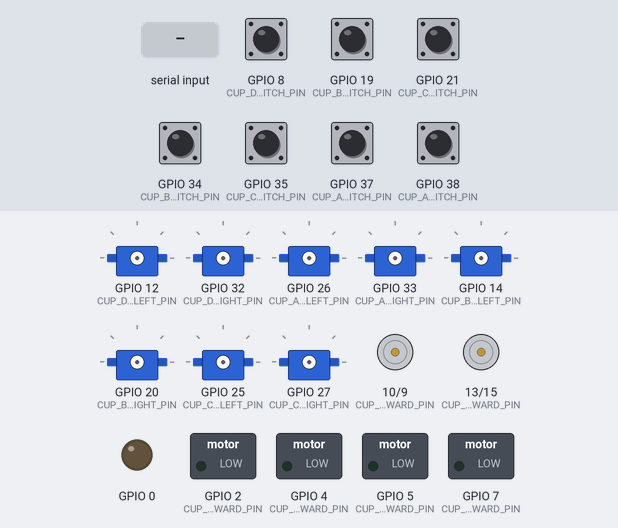
The program below on a simulated ESP32. On the bench: 8 × servo, motor-driver pin pairs drawn as motors (green arrow = first pin HIGH = forward, orange = second pin HIGH = backward, longer = more drive), switched loads named in the program (green lamp = pin HIGH), output pins drawn as LEDs (lit = HIGH). The inputs (shaded band) are chosen by the test bench; at power-on: GPIO 8 (CUP_D_RETRACT_LIMIT_SWITCH_PIN), GPIO 19 (CUP_B_EXTEND_LIMIT_SWITCH_PIN), GPIO 21 (CUP_C_EXTEND_LIMIT_SWITCH_PIN), GPIO 34 (CUP_B_RETRACT_LIMIT_SWITCH_PIN), GPIO 35 (CUP_C_RETRACT_LIMIT_SWITCH_PIN), GPIO 37 (CUP_A_EXTEND_LIMIT_SWITCH_PIN), GPIO 38 (CUP_A_RETRACT_LIMIT_SWITCH_PIN) LOW. Servo pulses on a pin are drawn as a servo (544–2400 µs = 0–180°).

Above: at 1.2 s.
1.3 s: "cupd\n" received over the second serial link
At 1.6 s:
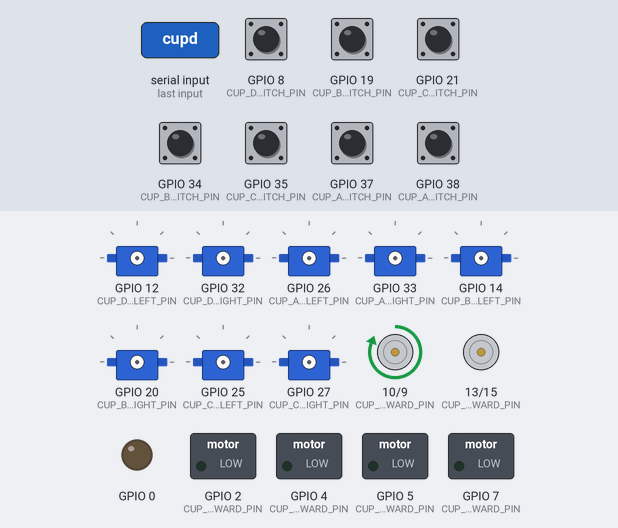
4.3 s: GPIO 8 (CUP_D_RETRACT_LIMIT_SWITCH_PIN) pulled HIGH for 0.15 s
At 5.6 s:
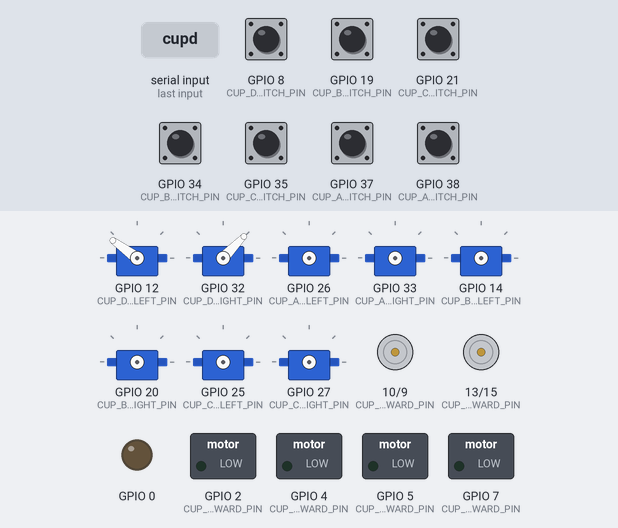
5.9 s: "cupa\n" received over the second serial link
At 8.1 s:
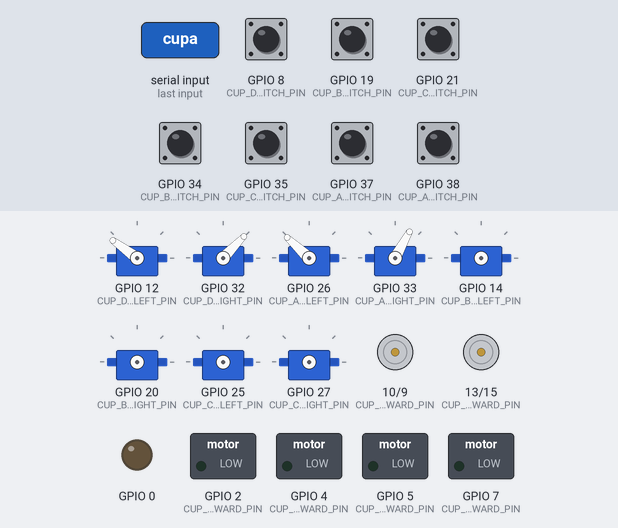
8.4 s: "cupb\n" received over the second serial link
At 10.3 s:
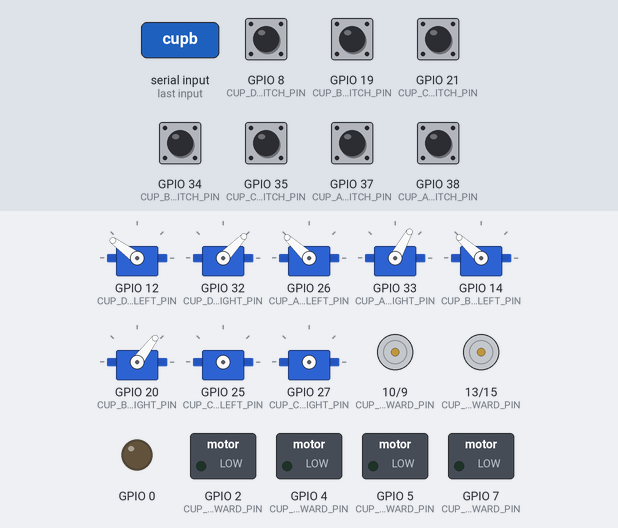
10.9 s: "cupc\n" received over the second serial link
At 13.1 s:
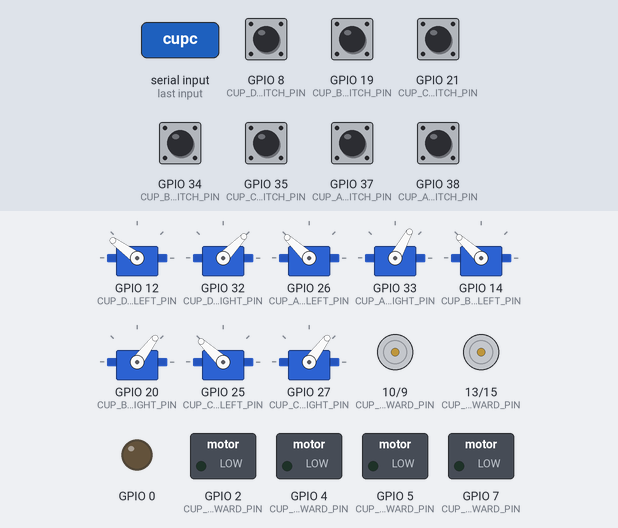
13.4 s: "cupa\n" received over the second serial link
At 14.2 s:
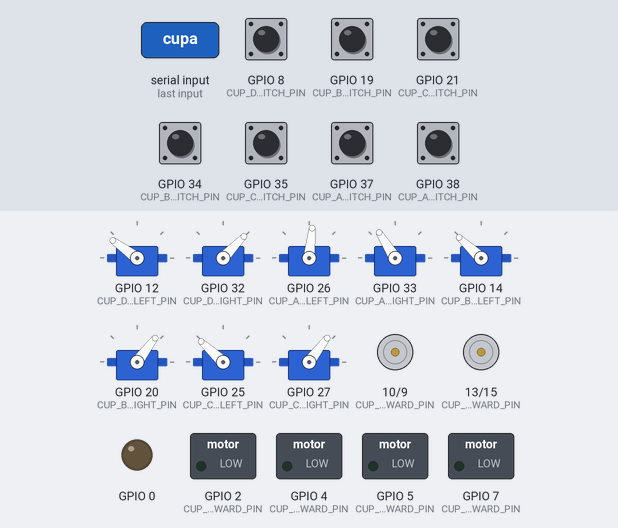
Timing chart, 0 to 16.4 s (numbered marks = the images above; inputs shaded):
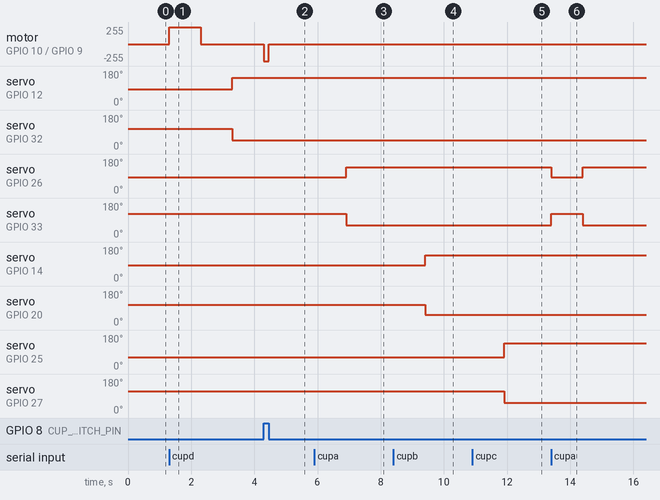

The program:

main.cpp
```cpp
#include <Arduino.h>
#include "esp1_uart.h"
#include "pinout.h"
#include "driver/ledc.h"
#include "driver/ledc.h"

String command = "";

void setup() {
  // set 'always up pins' to LOW
  pinMode(15, OUTPUT);
  pinMode(0, OUTPUT);
  pinMode(12, OUTPUT);
  digitalWrite(15, LOW);
  digitalWrite(0, LOW);
  digitalWrite(12, LOW);

  esp1UartSetup();
}

void loop() {

  command = esp1UartReceive();
  String lowerCommand = command;
  lowerCommand.toLowerCase();

  if (lowerCommand.indexOf("cupa") != -1) {
    esp1UartSend("Cup A command received");

    pinMode(CUP_A_EXTEND_LIMIT_SWITCH_PIN, INPUT);
    pinMode(CUP_A_RETRACT_LIMIT_SWITCH_PIN, INPUT);
    pinMode(CUP_A_MOTOR_FORWARD_PIN, OUTPUT);
    pinMode(CUP_A_MOTOR_BACKWARD_PIN, OUTPUT);
    pinMode(CUP_A_SERVO_LEFT_PIN, OUTPUT);
    pinMode(CUP_A_SERVO_RIGHT_PIN, OUTPUT);

    ledcSetup(2, 50, 8); // left servo
    ledcSetup(3, 50, 8); // right servo

    ledcAttachPin(CUP_A_SERVO_LEFT_PIN, 2);
    ledcAttachPin(CUP_A_SERVO_RIGHT_PIN, 3);

    // Extend cup A
    digitalWrite(CUP_A_MOTOR_FORWARD_PIN, HIGH);
    while(digitalRead(CUP_A_EXTEND_LIMIT_SWITCH_PIN) == HIGH) {
      // wait for limit switch to be triggered
      delay(10);
    }
    digitalWrite(CUP_A_MOTOR_FORWARD_PIN, LOW);

    // Open Cup A
    ledcWrite(2, 18); // cup A left servo, set to 20 for open, 25 for close
    ledcWrite(3, 23); // cup A right servo, set to 21 for open, 15 for close
    delay(1000);

    // Close Cup A
    ledcWrite(2, 25); // cup A left servo, set to 20 for open, 25 for close
    ledcWrite(3, 15); // cup A right servo, set to 21 for open, 15 for close
    delay(1000);

    // Retract cup A
    digitalWrite(CUP_A_MOTOR_BACKWARD_PIN, HIGH);
    while(digitalRead(CUP_A_RETRACT_LIMIT_SWITCH_PIN) == HIGH) {
      delay(10);
    }
    digitalWrite(CUP_A_MOTOR_BACKWARD_PIN, LOW);

  } else if (lowerCommand.indexOf("cupb") != -1) {
    esp1UartSend("Cup B command received");

    pinMode(CUP_B_EXTEND_LIMIT_SWITCH_PIN, INPUT);
    pinMode(CUP_B_RETRACT_LIMIT_SWITCH_PIN, INPUT);
    pinMode(CUP_B_MOTOR_FORWARD_PIN, OUTPUT);
    pinMode(CUP_B_MOTOR_BACKWARD_PIN, OUTPUT);
    pinMode(CUP_B_SERVO_LEFT_PIN, OUTPUT);
    pinMode(CUP_B_SERVO_RIGHT_PIN, OUTPUT);

    ledcSetup(6, 50, 8); // left servo
    ledcSetup(7, 50, 8); // right servo

    ledcAttachPin(CUP_B_SERVO_LEFT_PIN, 6);
    ledcAttachPin(CUP_B_SERVO_RIGHT_PIN, 7);

    // Extend cup B
    digitalWrite(CUP_B_MOTOR_FORWARD_PIN, HIGH);
    while(digitalRead(CUP_B_EXTEND_LIMIT_SWITCH_PIN) == HIGH) {
      // wait for limit switch to be triggered
      delay(10);
    }
    digitalWrite(CUP_B_MOTOR_FORWARD_PIN, LOW);

    // Open Cup B
    ledcWrite(6, 18); // cup B left servo, set to 20 for open, 25 for close
    ledcWrite(7, 21); // cup B right servo, set to 19 for open, 14 for close
    delay(1000);

    // Close Cup B
    ledcWrite(6, 25); // cup B left servo, set to 20 for open, 25 for close
    ledcWrite(7, 14); // cup B right servo, set to 19 for open, 14 for close
    delay(1000);

    // Retract cup B
    digitalWrite(CUP_B_MOTOR_BACKWARD_PIN, HIGH);
    while(digitalRead(CUP_B_RETRACT_LIMIT_SWITCH_PIN) == HIGH) {
      // wait for limit switch to be triggered
      delay(10);
    }
    digitalWrite(CUP_B_MOTOR_BACKWARD_PIN, LOW);

  } else if (lowerCommand.indexOf("cupc") != -1) {
    esp1UartSend("Cup C command received");

    pinMode(CUP_C_EXTEND_LIMIT_SWITCH_PIN, INPUT);
    pinMode(CUP_C_RETRACT_LIMIT_SWITCH_PIN, INPUT);
    pinMode(CUP_C_MOTOR_FORWARD_PIN, OUTPUT);
    pinMode(CUP_C_MOTOR_BACKWARD_PIN, OUTPUT);
    pinMode(CUP_C_SERVO_LEFT_PIN, OUTPUT);
    pinMode(CUP_C_SERVO_RIGHT_PIN, OUTPUT);

    ledcSetup(10, 50, 8); // left servo
    ledcSetup(11, 50, 8); // right servo

    ledcAttachPin(CUP_C_SERVO_LEFT_PIN, 10);
    ledcAttachPin(CUP_C_SERVO_RIGHT_PIN, 11);

    // Extend cup C
    digitalWrite(CUP_C_MOTOR_FORWARD_PIN, HIGH);
    while(digitalRead(CUP_C_EXTEND_LIMIT_SWITCH_PIN) == HIGH) {
      delay(10);
    }
    digitalWrite(CUP_C_MOTOR_FORWARD_PIN, LOW);

    // Open Cup C
    ledcWrite(10, 15); // cup C left servo, set to 17 for open, 25 for close
    ledcWrite(11, 22); // cup C right servo, set to 20 for open, 14.5 for close
    delay(1000);

    // Close Cup C
    ledcWrite(10, 25); // cup C left servo, set to 17 for open, 25 for close
    ledcWrite(11, 14.5); // cup C right servo, set to 20 for open, 14.5 for close
    delay(1000);

    // Retract cup C
    digitalWrite(CUP_C_MOTOR_BACKWARD_PIN, HIGH);
    while(digitalRead(CUP_C_RETRACT_LIMIT_SWITCH_PIN) == HIGH) {
      delay(10);
    }
    digitalWrite(CUP_C_MOTOR_BACKWARD_PIN, LOW);

  } else if (lowerCommand.indexOf("cupd") != -1) {
    esp1UartSend("Cup D command received");

    pinMode(CUP_D_EXTEND_LIMIT_SWITCH_PIN, INPUT);
    pinMode(CUP_D_RETRACT_LIMIT_SWITCH_PIN, INPUT);
    pinMode(CUP_D_MOTOR_FORWARD_PIN, OUTPUT);
    pinMode(CUP_D_MOTOR_BACKWARD_PIN, OUTPUT);
    pinMode(CUP_D_SERVO_LEFT_PIN, OUTPUT);
    pinMode(CUP_D_SERVO_RIGHT_PIN, OUTPUT);

    ledcSetup(14, 50, 8); // left servo
    ledcSetup(15, 50, 8); // right servo

    ledcAttachPin(CUP_D_SERVO_LEFT_PIN, 14);
    ledcAttachPin(CUP_D_SERVO_RIGHT_PIN, 15);

    // Extend cup D
    digitalWrite(CUP_D_MOTOR_FORWARD_PIN, HIGH);
    delay(1000);
    // while(digitalRead(CUP_D_EXTEND_LIMIT_SWITCH_PIN) == HIGH) {
    //   // wait for limit switch to be triggered
    //   delay(10);
    // }
    digitalWrite(CUP_D_MOTOR_FORWARD_PIN, LOW);

    // Open Cup D
    ledcWrite(14, 18); // cup D left servo, set to 20 for open, 26 for close
    ledcWrite(15, 21); // cup D right servo, set to 19 for open, 13 for close
    delay(1000);

    // Close Cup D
    ledcWrite(14, 26); // cup D left servo, set to 20 for open, 26 for close
    ledcWrite(15, 13); // cup D right servo, set to 19 for open, 13 for close
    delay(1000);

    // Retract cup D
    digitalWrite(CUP_D_MOTOR_BACKWARD_PIN, HIGH);
    while(digitalRead(CUP_D_RETRACT_LIMIT_SWITCH_PIN) == HIGH) {
      // wait for limit switch to be triggered
      delay(10);
    }
    digitalWrite(CUP_D_MOTOR_BACKWARD_PIN, LOW);

  } else {
    delay(10);
  }
}
```

esp1_uart.h
```cpp
#ifndef ESP1_UART_H
#define ESP1_UART_H

#include <Arduino.h>

// functions
void esp1UartSetup();
void esp1UartSend(String message);
String esp1UartReceive();

#endif // ESP1_UART_H
```

pinout.h
```cpp
#ifndef PINOUT_H
#define PINOUT_H

// PINS
extern int UART_ESP1_TX_PIN;
extern int UART_ESP1_RX_PIN;

extern int CUP_A_MOTOR_FORWARD_PIN;
extern int CUP_A_MOTOR_BACKWARD_PIN;
extern int CUP_A_SERVO_LEFT_PIN;
extern int CUP_A_SERVO_RIGHT_PIN;
extern int CUP_A_EXTEND_LIMIT_SWITCH_PIN;
extern int CUP_A_RETRACT_LIMIT_SWITCH_PIN;

extern int CUP_B_MOTOR_FORWARD_PIN;
extern int CUP_B_MOTOR_BACKWARD_PIN;
extern int CUP_B_SERVO_LEFT_PIN;
extern int CUP_B_SERVO_RIGHT_PIN;
extern int CUP_B_EXTEND_LIMIT_SWITCH_PIN;
extern int CUP_B_RETRACT_LIMIT_SWITCH_PIN;

extern int CUP_C_MOTOR_FORWARD_PIN;
extern int CUP_C_MOTOR_BACKWARD_PIN;
extern int CUP_C_SERVO_LEFT_PIN;
extern int CUP_C_SERVO_RIGHT_PIN;
extern int CUP_C_EXTEND_LIMIT_SWITCH_PIN;
extern int CUP_C_RETRACT_LIMIT_SWITCH_PIN;

extern int CUP_D_MOTOR_FORWARD_PIN;
extern int CUP_D_MOTOR_BACKWARD_PIN;
extern int CUP_D_SERVO_LEFT_PIN;
extern int CUP_D_SERVO_RIGHT_PIN;
extern int CUP_D_EXTEND_LIMIT_SWITCH_PIN;
extern int CUP_D_RETRACT_LIMIT_SWITCH_PIN;

#endif // PINOUT_H
```

esp1_uart.cpp
```cpp
#include <esp1_uart.h>
#include <HardwareSerial.h>
#include "pinout.h"

void esp1UartSetup() {
    Serial1.begin(9600, SERIAL_8N1, UART_ESP1_RX_PIN, UART_ESP1_TX_PIN);
}

void esp1UartSend(String message) {
    Serial1.println(message);
}

String esp1UartReceive() {
    if(Serial1.available()){
        char message[50];
        int length = Serial1.readBytesUntil('\n', message, sizeof(message) - 1);
        message[length] = '\0';
        return String(message);
    } else {
        return "";
    }
}

// Can use 'SerialEvent' and check if there is a new message (interrupt)
// void serialEvent() {}

// ws.textAll("BP received: " + String((char*)message));
```

pinout.cpp
```cpp
#include "pinout.h"

int UART_ESP1_TX_PIN = 1;
int UART_ESP1_RX_PIN = 3;

int CUP_A_MOTOR_FORWARD_PIN = 13;
int CUP_A_MOTOR_BACKWARD_PIN = 15;
int CUP_A_SERVO_LEFT_PIN = 26;
int CUP_A_SERVO_RIGHT_PIN = 33;
int CUP_A_EXTEND_LIMIT_SWITCH_PIN = 37;
int CUP_A_RETRACT_LIMIT_SWITCH_PIN = 38;

int CUP_B_MOTOR_FORWARD_PIN = 2;
int CUP_B_MOTOR_BACKWARD_PIN = 4;
int CUP_B_SERVO_LEFT_PIN = 14;
int CUP_B_SERVO_RIGHT_PIN = 20;
int CUP_B_EXTEND_LIMIT_SWITCH_PIN = 19;
int CUP_B_RETRACT_LIMIT_SWITCH_PIN = 34; // normally high

int CUP_C_MOTOR_FORWARD_PIN = 7;
int CUP_C_MOTOR_BACKWARD_PIN = 5;
int CUP_C_SERVO_LEFT_PIN = 25;
int CUP_C_SERVO_RIGHT_PIN = 27;
int CUP_C_EXTEND_LIMIT_SWITCH_PIN = 21;
int CUP_C_RETRACT_LIMIT_SWITCH_PIN = 35; // normally high

int CUP_D_MOTOR_FORWARD_PIN = 10;
int CUP_D_MOTOR_BACKWARD_PIN = 9;
int CUP_D_SERVO_LEFT_PIN = 12;
int CUP_D_SERVO_RIGHT_PIN = 32;
int CUP_D_EXTEND_LIMIT_SWITCH_PIN = 22;
int CUP_D_RETRACT_LIMIT_SWITCH_PIN = 8;


//7, 5, 10, 9
//4, 2, 15, 13

// void setup() {
//   Serial.begin(9600);
//   pinMode(7, OUTPUT);//cup 3 forward good -- extend switch on 21, retract switch on 35
//   pinMode(5, OUTPUT);// cup 3 backward good
//   pinMode(10, OUTPUT);// cup 4 forward good -- extend switch on 22, retract switch on 8
//   pinMode(9, OUTPUT);// cup 4 backward good
//   pinMode(4, OUTPUT);//cup 2 backward good
//   pinMode(2, OUTPUT);//cup 2 forward good -- extend switch on 19, retract switch on 34
//   pinMode(15, OUTPUT);//cup 1 backward good
//   pinMode(13, OUTPUT);//cup 1 forward good -- works great, extend switch on 37, retract switch on 38

//   pinMode(12, OUTPUT); // 4th from left
//   pinMode(14, OUTPUT); // 8th from left
//   pinMode(27, OUTPUT); // 1st from left
//   pinMode(33, OUTPUT); // 6th from left
//   pinMode(32, OUTPUT); // 3rd from left
//   pinMode(26, OUTPUT); // 5th from left
//   pinMode(25, OUTPUT); // 2nd from left
//   pinMode(20, OUTPUT); // 7th from left

//   ledcSetup(0, 250, 8);
//   ledcAttachPin(5, 0);
//   ledcWrite(0, 255);

  // ledcSetup(0, 50, 8); // 50Hz = 20 ms duty cycle
  // ledcAttachPin(14, 0);
  // ledcWrite(0, 25); // 13 = 1ms, 26 = 2ms

  // ledcSetup(1, 50, 8); // 50Hz = 20 ms duty cycle
  // ledcAttachPin(20, 1);
  // ledcWrite(1, 14); // 13 = 1ms, 26 = 2ms

  // cup 3 left servo (pin 25) -- set to 25 for home position, 17 for open
  // cup 3 right servo (pin 27) -- set to 14.5 for home position, 20 for open

  // cup 4 left servo (pin 12) -- set to  26 for home position, 20 for open
  // cup 4 right servo (pin 32) -- set to 13 for home position, 19 for open

  // cup 2 left servo (14) -- set to 25 for home position, 20 for open
  // cup 2 right servo (20) -- set to 14 for home position, 19 for open

  // cup 1 left servo (26) -- set to 25 for home position, 20 for open
  // cup 1 right servo (33) -- set to 15 for home position, 21 for open

  // 38 -- cup 1 back switch
  // 37 - cup 1 front switch
```

Measured:
- after the input at 1.3 s, motor on GPIO 10 (CUP_D_MOTOR_FORWARD_PIN) / GPIO 9 (CUP_D_MOTOR_BACKWARD_PIN): stopped → forward 255/255 at once, → stopped 1.0 s later; servo on GPIO 12 (CUP_D_SERVO_LEFT_PIN): 84° → 144° after 2.0 s; servo on GPIO 32 (CUP_D_SERVO_RIGHT_PIN): 106° → 46° after 2.0 s
- after the input at 4.3 s, motor on GPIO 10 (CUP_D_MOTOR_FORWARD_PIN) / GPIO 9 (CUP_D_MOTOR_BACKWARD_PIN): stopped → backward 255/255 at once, → stopped 0.15 s later
- after the input at 5.9 s, servo on GPIO 26 (CUP_A_SERVO_LEFT_PIN): 84° → 137° after 1.0 s; servo on GPIO 33 (CUP_A_SERVO_RIGHT_PIN): 122° → 61° after 1.0 s
- after the input at 8.4 s, servo on GPIO 14 (CUP_B_SERVO_LEFT_PIN): 84° → 137° after 1.0 s; servo on GPIO 20 (CUP_B_SERVO_RIGHT_PIN): 106° → 53° after 1.0 s
- after the input at 10.9 s, servo on GPIO 25 (CUP_C_SERVO_LEFT_PIN): 61° → 137° after 1.0 s; servo on GPIO 27 (CUP_C_SERVO_RIGHT_PIN): 114° → 53° after 1.0 s
- after the input at 13.4 s, servo on GPIO 26 (CUP_A_SERVO_LEFT_PIN): 137° → 84° at once, → 137° 1.0 s later; servo on GPIO 33 (CUP_A_SERVO_RIGHT_PIN): 61° → 122° at once, → 61° 1.0 s later
